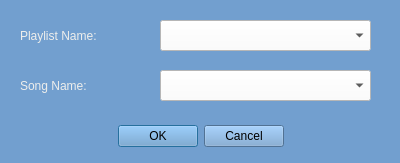
<?xml version="1.0" encoding="UTF-8"?>
<ui version="4.0">
 <class>Dialog</class>
 <widget class="QDialog" name="Dialog">
  <property name="windowModality">
   <enum>Qt::ApplicationModal</enum>
  </property>
  <property name="geometry">
   <rect>
    <x>0</x>
    <y>0</y>
    <width>400</width>
    <height>163</height>
   </rect>
  </property>
  <property name="windowTitle">
   <string>Delete Playlist</string>
  </property>
  <property name="styleSheet">
   <string notr="true">background-color: rgb(114, 159, 207);</string>
  </property>
  <property name="modal">
   <bool>false</bool>
  </property>
  <widget class="QDialogButtonBox" name="buttonBox">
   <property name="geometry">
    <rect>
     <x>30</x>
     <y>120</y>
     <width>341</width>
     <height>32</height>
    </rect>
   </property>
   <property name="orientation">
    <enum>Qt::Horizontal</enum>
   </property>
   <property name="standardButtons">
    <set>QDialogButtonBox::Cancel|QDialogButtonBox::Ok</set>
   </property>
   <property name="centerButtons">
    <bool>true</bool>
   </property>
  </widget>
  <widget class="QLabel" name="label">
   <property name="geometry">
    <rect>
     <x>20</x>
     <y>20</y>
     <width>131</width>
     <height>31</height>
    </rect>
   </property>
   <property name="styleSheet">
    <string notr="true">color: rgb(238, 238, 236);
font: 14pt &quot;Ubuntu&quot;;</string>
   </property>
   <property name="text">
    <string>Playlist Name:</string>
   </property>
  </widget>
  <widget class="QComboBox" name="comboBox">
   <property name="geometry">
    <rect>
     <x>160</x>
     <y>20</y>
     <width>211</width>
     <height>31</height>
    </rect>
   </property>
   <property name="styleSheet">
    <string notr="true">background-color: rgb(255, 255, 255);</string>
   </property>
  </widget>
  <widget class="QLabel" name="label_2">
   <property name="geometry">
    <rect>
     <x>20</x>
     <y>70</y>
     <width>131</width>
     <height>31</height>
    </rect>
   </property>
   <property name="styleSheet">
    <string notr="true">color: rgb(238, 238, 236);
font: 14pt &quot;Ubuntu&quot;;</string>
   </property>
   <property name="text">
    <string>Song Name:</string>
   </property>
  </widget>
  <widget class="QComboBox" name="comboBox_2">
   <property name="geometry">
    <rect>
     <x>160</x>
     <y>70</y>
     <width>211</width>
     <height>31</height>
    </rect>
   </property>
   <property name="styleSheet">
    <string notr="true">background-color: rgb(255, 255, 255);</string>
   </property>
  </widget>
 </widget>
 <resources/>
 <connections>
  <connection>
   <sender>buttonBox</sender>
   <signal>accepted()</signal>
   <receiver>Dialog</receiver>
   <slot>accept()</slot>
   <hints>
    <hint type="sourcelabel">
     <x>248</x>
     <y>254</y>
    </hint>
    <hint type="destinationlabel">
     <x>157</x>
     <y>274</y>
    </hint>
   </hints>
  </connection>
  <connection>
   <sender>buttonBox</sender>
   <signal>rejected()</signal>
   <receiver>Dialog</receiver>
   <slot>reject()</slot>
   <hints>
    <hint type="sourcelabel">
     <x>316</x>
     <y>260</y>
    </hint>
    <hint type="destinationlabel">
     <x>286</x>
     <y>274</y>
    </hint>
   </hints>
  </connection>
 </connections>
</ui>
